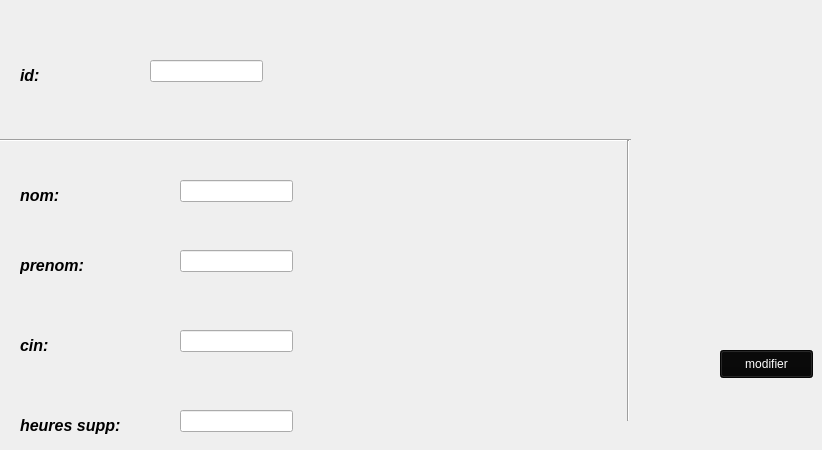
      <widget class="QWidget" name="tab_6">
       <attribute name="title">
        <string>modifier depot</string>
       </attribute>
       <widget class="QLineEdit" name="lineEdit_id_a_modifier">
        <property name="geometry">
         <rect>
          <x>150</x>
          <y>60</y>
          <width>113</width>
          <height>22</height>
         </rect>
        </property>
        <property name="styleSheet">
         <string notr="true"/>
        </property>
       </widget>
       <widget class="QLabel" name="label_2">
        <property name="geometry">
         <rect>
          <x>20</x>
          <y>60</y>
          <width>55</width>
          <height>31</height>
         </rect>
        </property>
        <property name="text">
         <string>&lt;html&gt;&lt;head/&gt;&lt;body&gt;&lt;p&gt;&lt;span style=&quot; font-size:12pt; font-weight:600; font-style:italic;&quot;&gt;id:&lt;/span&gt;&lt;/p&gt;&lt;/body&gt;&lt;/html&gt;</string>
        </property>
       </widget>
       <widget class="Line" name="line_2">
        <property name="geometry">
         <rect>
          <x>0</x>
          <y>130</y>
          <width>631</width>
          <height>20</height>
         </rect>
        </property>
        <property name="orientation">
         <enum>Qt::Horizontal</enum>
        </property>
       </widget>
       <widget class="QLabel" name="label_3">
        <property name="geometry">
         <rect>
          <x>20</x>
          <y>180</y>
          <width>55</width>
          <height>31</height>
         </rect>
        </property>
        <property name="text">
         <string>&lt;html&gt;&lt;head/&gt;&lt;body&gt;&lt;p&gt;&lt;span style=&quot; font-size:12pt; font-weight:600; font-style:italic;&quot;&gt;nom:&lt;/span&gt;&lt;/p&gt;&lt;/body&gt;&lt;/html&gt;</string>
        </property>
       </widget>
       <widget class="QLabel" name="label_4">
        <property name="geometry">
         <rect>
          <x>20</x>
          <y>250</y>
          <width>101</width>
          <height>31</height>
         </rect>
        </property>
        <property name="text">
         <string>&lt;html&gt;&lt;head/&gt;&lt;body&gt;&lt;p&gt;&lt;span style=&quot; font-size:12pt; font-weight:600; font-style:italic;&quot;&gt;prenom:&lt;/span&gt;&lt;/p&gt;&lt;/body&gt;&lt;/html&gt;</string>
        </property>
       </widget>
       <widget class="QLabel" name="label_5">
        <property name="geometry">
         <rect>
          <x>20</x>
          <y>330</y>
          <width>91</width>
          <height>31</height>
         </rect>
        </property>
        <property name="text">
         <string>&lt;html&gt;&lt;head/&gt;&lt;body&gt;&lt;p&gt;&lt;span style=&quot; font-size:12pt; font-weight:600; font-style:italic;&quot;&gt;cin:&lt;/span&gt;&lt;/p&gt;&lt;/body&gt;&lt;/html&gt;</string>
        </property>
       </widget>
       <widget class="QLabel" name="label_6">
        <property name="geometry">
         <rect>
          <x>20</x>
          <y>410</y>
          <width>151</width>
          <height>31</height>
         </rect>
        </property>
        <property name="text">
         <string>&lt;html&gt;&lt;head/&gt;&lt;body&gt;&lt;p&gt;&lt;span style=&quot; font-size:12pt; font-weight:600; font-style:italic;&quot;&gt;heures supp:&lt;/span&gt;&lt;/p&gt;&lt;/body&gt;&lt;/html&gt;</string>
        </property>
       </widget>
       <widget class="QLineEdit" name="lineEdit_nom_modif">
        <property name="geometry">
         <rect>
          <x>180</x>
          <y>180</y>
          <width>113</width>
          <height>22</height>
         </rect>
        </property>
        <property name="styleSheet">
         <string notr="true"/>
        </property>
       </widget>
       <widget class="QLineEdit" name="lineEdit_prenom_modif">
        <property name="geometry">
         <rect>
          <x>180</x>
          <y>250</y>
          <width>113</width>
          <height>22</height>
         </rect>
        </property>
        <property name="styleSheet">
         <string notr="true"/>
        </property>
       </widget>
       <widget class="QLineEdit" name="lineEdit_h_modif">
        <property name="geometry">
         <rect>
          <x>180</x>
          <y>330</y>
          <width>113</width>
          <height>22</height>
         </rect>
        </property>
        <property name="styleSheet">
         <string notr="true"/>
        </property>
       </widget>
       <widget class="QLineEdit" name="lineEdit_hs_modif">
        <property name="geometry">
         <rect>
          <x>180</x>
          <y>410</y>
          <width>113</width>
          <height>22</height>
         </rect>
        </property>
        <property name="styleSheet">
         <string notr="true"/>
        </property>
       </widget>
       <widget class="QPushButton" name="pb_modifier">
        <property name="geometry">
         <rect>
          <x>720</x>
          <y>350</y>
          <width>93</width>
          <height>28</height>
         </rect>
        </property>
        <property name="styleSheet">
         <string notr="true">background-color:rgb(7, 7, 7); color:rgb(255, 255, 255)</string>
        </property>
        <property name="text">
         <string>modifier</string>
        </property>
       </widget>
       <widget class="Line" name="line">
        <property name="geometry">
         <rect>
          <x>620</x>
          <y>140</y>
          <width>16</width>
          <height>281</height>
         </rect>
        </property>
        <property name="orientation">
         <enum>Qt::Vertical</enum>
        </property>
       </widget>
      </widget>
